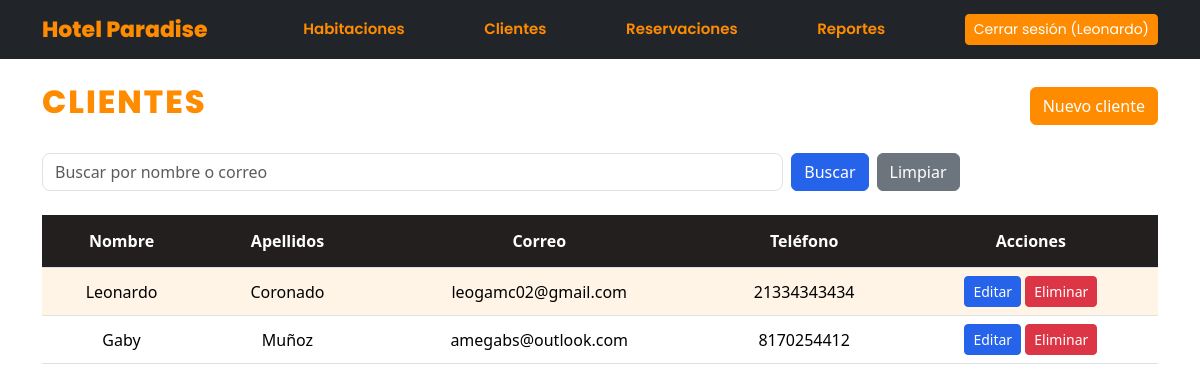
Page /clientes/ (signed in) on the earlier database version.
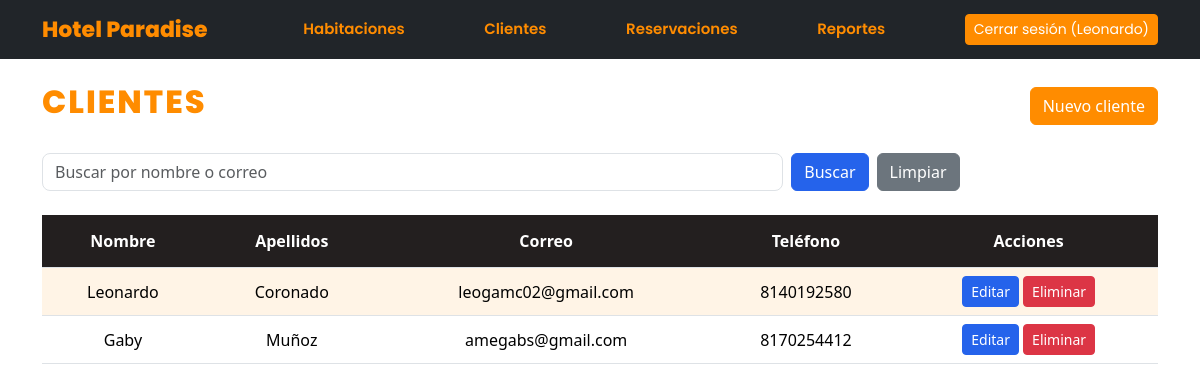
Same page on the later database version.
### clientes/models.py (models this page shows, shortened)
class Cliente(models.Model):
    nombre = models.CharField(max_length=100)
    apellidos = models.CharField(max_length=150)
    correo = models.EmailField(unique=True)
    telefono = models.CharField(max_length=20)
    fecha_registro = models.DateTimeField(auto_now_add=True)
    class Meta:
        ordering = ['apellidos', 'nombre']
        verbose_name = 'Cliente'
        verbose_name_plural = 'Clientes'

### clientes/views.py (the view)
# urls.py: path('', views.lista_clientes, name='lista'),
@login_required
def lista_clientes(request):
    clientes = Cliente.objects.all()
    q = request.GET.get('q', '').strip()
    if q:
        clientes = clientes.filter(Q(nombre__icontains=q) | Q(correo__icontains=q))
    contexto = {
        'clientes': clientes,
        'q': q,
    }
    return render(request, 'clientes/lista.html', contexto)

### clientes/templates/clientes/lista.html (shortened to what this page needs)
{% extends 'base.html' %}
{% block content %}
<div class="d-flex justify-content-between align-items-center mb-4">
    <h1 class="titulo-habitaciones">Clientes</h1>
    <a href="{% url 'clientes:crear' %}" class="btn btn-primary">Nuevo cliente</a>
</div>
<form method="GET" class="row g-2 mb-4">
    <div class="col-md-8">
        <input
            type="text"
            name="q"
            class="form-control"
            placeholder="Buscar por nombre o correo"
            value="{{ q }}"
        >
    </div>
    <div class="col-md-4 d-flex gap-2">
        <button type="submit" class="btn btn-buscar">Buscar</button>
        <a href="{% url 'clientes:lista' %}" class="btn btn-limpiar">Limpiar</a>
    </div>
</form>
<table class="table text-center align-middle">
    <thead>
        <tr>
            <th>Nombre</th>
            <th>Apellidos</th>
            <th>Correo</th>
            <th>Teléfono</th>
            <th>Acciones</th>
        </tr>
    </thead>
    <tbody>
        {% for cliente in clientes %}
        <tr>
            <td>{{ cliente.nombre }}</td>
            <td>{{ cliente.apellidos }}</td>
            <td>{{ cliente.correo }}</td>
            <td>{{ cliente.telefono }}</td>
            <td>
                <a href="{% url 'clientes:editar' cliente.pk %}" class="btn btn-sm btn-warning">Editar</a>
                <a href="{% url 'clientes:eliminar' cliente.pk %}" class="btn btn-sm btn-danger">Eliminar</a>
            </td>
        </tr>
        {% empty %}
        <tr>
            <td colspan="5" class="text-center">No hay clientes registrados.</td>
        </tr>
        {% endfor %}
    </tbody>
</table>
{% endblock %}

Differences in the rows shown:
changed Cliente "Leonardo": telefono "21334343434" → "8140192580"
changed Cliente "Gaby": correo "amegabs@outlook.com" → "amegabs@gmail.com"
